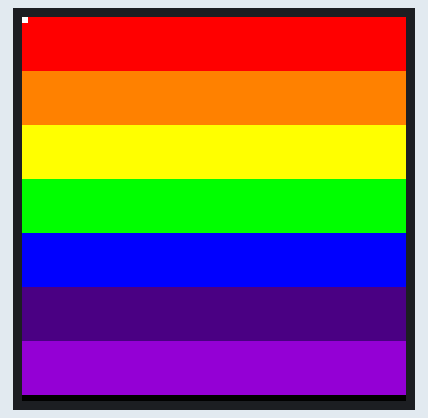
Bench run of a sketch on a simulated ESP32. On the bench: 64×64 colour display.

Above: at 2.15 s.
At 3.05 s:
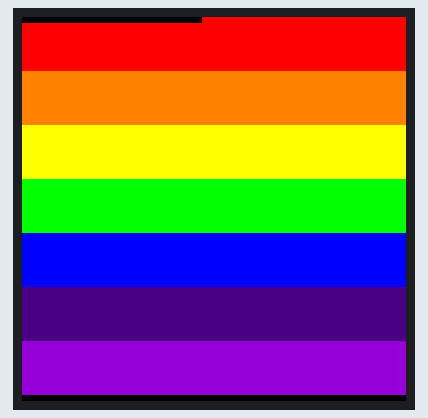
At 3.95 s:
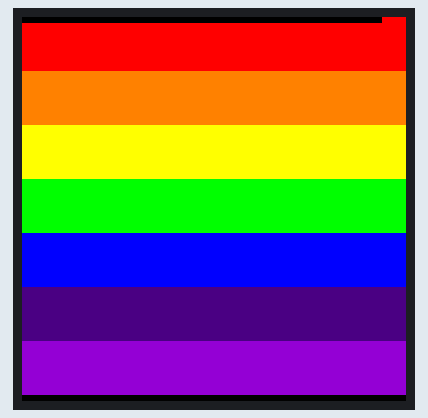
At 6.0 s:
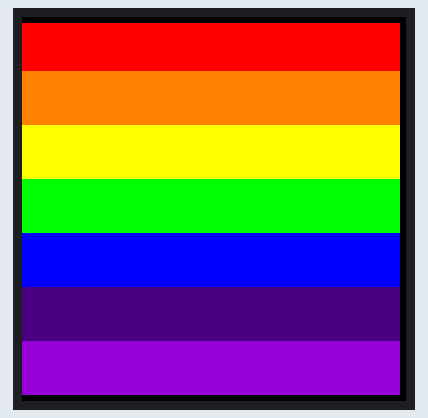
At 8.18 s:
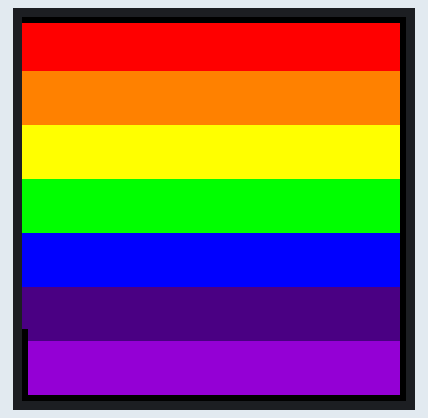
At 9.9 s:
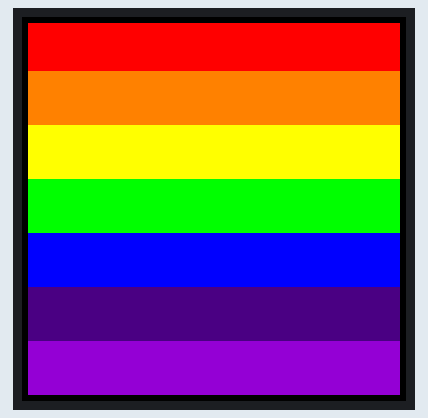

The sketch:

lab5_message_passing.ino.ino
```cpp
/**********************************************************************
 * Filename    : lab5_message_passing.ino
 * Description : Diagnostic for 64x64 matrix.
 * Author      : Rudy Martin / Next Shift Consulting
 * Modified    : June 2025
 * PURPOSE: Systematically test the capabilities of Display and Board
 **********************************************************************/
/*********************************************************************
  MatrixPortal S3 64×64 HUB75 Quick Test  (ESP32-HUB75-MatrixPanel-I2S-DMA ≥ v3.0.11)

  ✔ Adafruit MatrixPortal S3 default pin map
  ✔ Handles 1/32-scan panels (E line present)
  ✔ FM6126A driver init enabled
*********************************************************************/

#include <ESP32-HUB75-MatrixPanel-I2S-DMA.h>

/* ── 1. Panel geometry ──────────────────────────────────────────── */
constexpr uint16_t kWidth  = 64;
constexpr uint16_t kHeight = 64;
constexpr uint8_t  kChain  = 1;

/* ── 2. MatrixPortal-S3 hard-wired GPIOs ────────────────────────── */
constexpr uint8_t PIN_R1 = 40, PIN_G1 = 41, PIN_B1 = 42;
constexpr uint8_t PIN_R2 = 45, PIN_G2 = 46, PIN_B2 = 47;

constexpr uint8_t PIN_A = 38, PIN_B = 39, PIN_C = 34;
constexpr uint8_t PIN_D = 35, PIN_E = 36;        // keep E for 1/32-scan

constexpr uint8_t PIN_LAT = 37;
constexpr uint8_t PIN_OE  = 21;
constexpr uint8_t PIN_CLK = 33;

/* ── 3. Build config object (3-arg ctor) ────────────────────────── */
HUB75_I2S_CFG mxcfg(kWidth, kHeight, kChain);

void mapPins() {
  auto &g = mxcfg.gpio;
  g.r1  = PIN_R1;  g.g1  = PIN_G1;  g.b1  = PIN_B1;
  g.r2  = PIN_R2;  g.g2  = PIN_G2;  g.b2  = PIN_B2;

  g.a   = PIN_A;   g.b   = PIN_B;   g.c   = PIN_C;
  g.d   = PIN_D;   g.e   = PIN_E;   // comment g.e for 1/16-scan panels

  g.lat = PIN_LAT; g.oe  = PIN_OE;  g.clk = PIN_CLK;

  /* Most 64×64 panels use the FM6126A line-latch timing */
  mxcfg.driver = HUB75_I2S_CFG::FM6126A;
}

/* ── 4. Instantiate driver ──────────────────────────────────────── */
MatrixPanel_I2S_DMA *matrix = nullptr;

/* ── 5. Helper: rainbow bars ────────────────────────────────────── */
void rainbowBars() {
  const uint16_t c[7] = {
    matrix->color565(255,0,0),  matrix->color565(255,128,0),
    matrix->color565(255,255,0),matrix->color565(0,255,0),
    matrix->color565(0,0,255),  matrix->color565(75,0,130),
    matrix->color565(148,0,211)
  };
  uint8_t h = kHeight / 7;
  for (uint8_t i=0;i<7;++i) matrix->fillRect(0,i*h,kWidth,h,c[i]);
}

/* ── 6. Arduino setup ───────────────────────────────────────────── */
void setup() {
  Serial.begin(115200);
  mapPins();

  matrix = new MatrixPanel_I2S_DMA(mxcfg);
  if (!matrix->begin()) {
    Serial.println("❌ matrix.begin() failed – check PSRAM or wiring");
    while (true) {}
  }
  matrix->setPanelBrightness(60);   // 0-255
  matrix->clearScreen();
  rainbowBars();                    // hold rainbow for 2 s
  delay(2000);
}

/* ── 7. Loop: white pixel around the border ─────────────────────── */
int x = 0, y = 0, dx = 1, dy = 0;
void loop() {
  matrix->drawPixel(x, y, matrix->color565(255,255,255));
  delay(30);
  matrix->drawPixel(x, y, 0);

  x += dx;  y += dy;
  if (dx==1  && x==kWidth-1)   {dx=0; dy=1;}
  else if (dy==1 && y==kHeight-1){dx=-1;dy=0;}
  else if (dx==-1 && x==0)     {dx=0; dy=-1;}
  else if (dy==-1 && y==0)     {dx=1; dy=0;}
}
```
